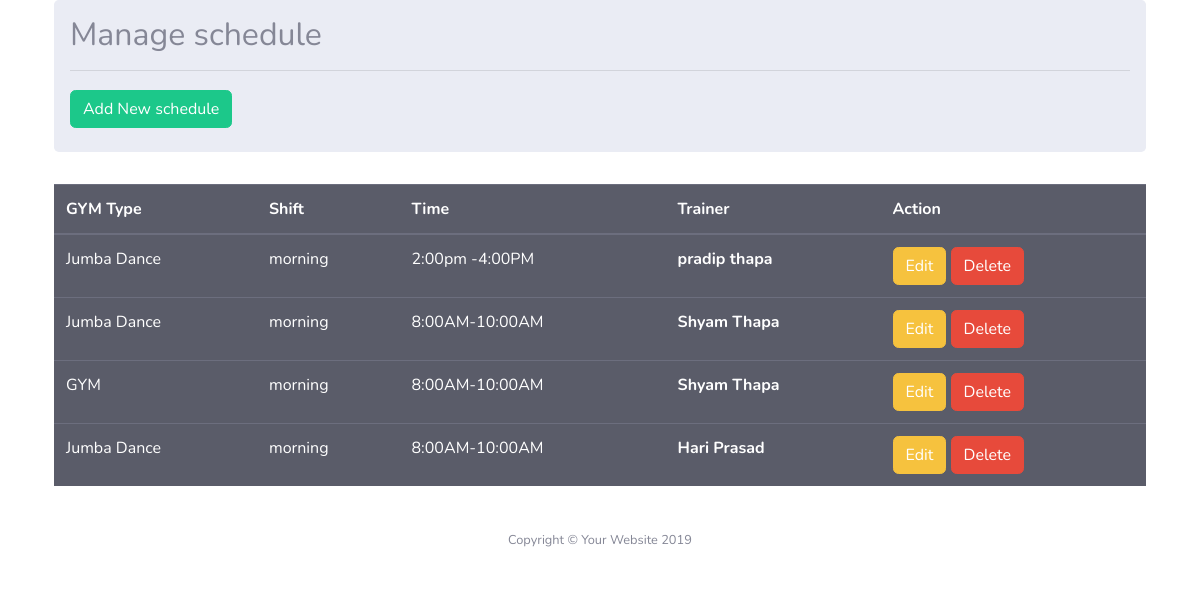
The app's page /GYM/schedule/2, older data.
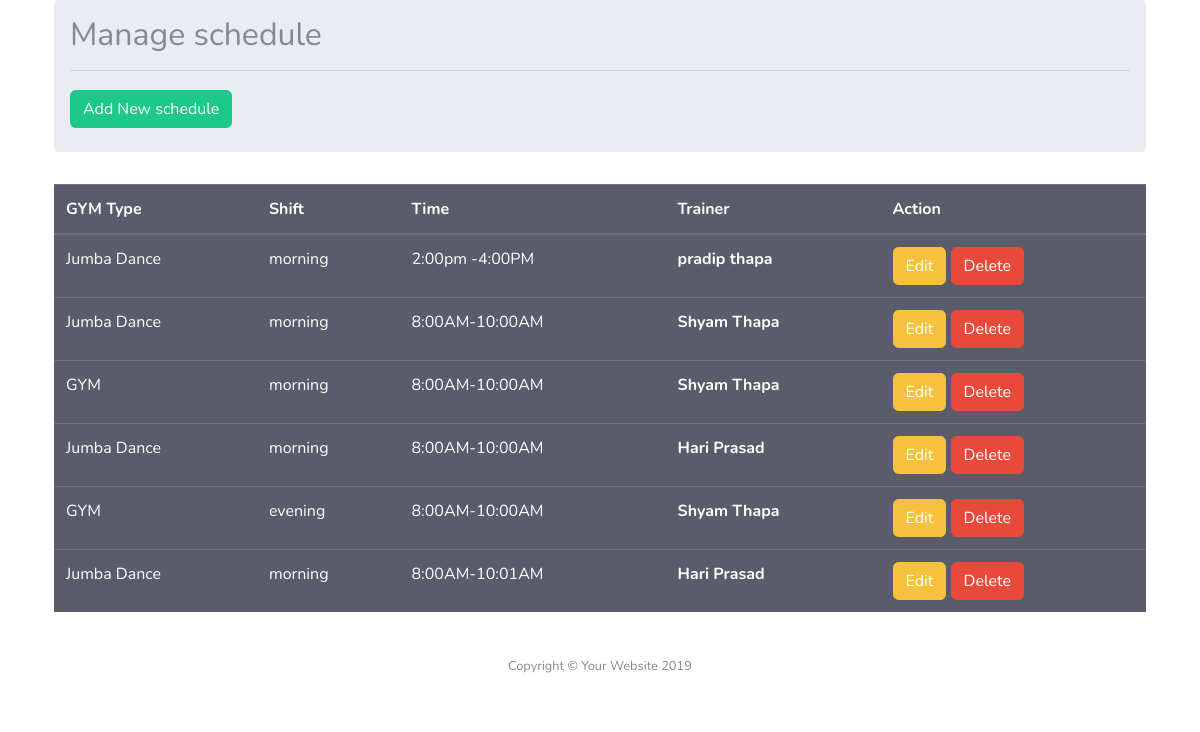
The same page, newer data.
### GYM/models.py (models this page shows, shortened)
class Schedule(models.Model):
    type=models.CharField(max_length=20)
    shift=models.CharField( max_length=50,default='Moring',choices=(('morning','Moring'),('afternoon','Afternoon'),('evening','Evening')))
    time=models.CharField(max_length=20)
    trainer=models.ForeignKey(on_delete=CASCADE,to=Trainers, null=True, blank=True)
    gym = models.ForeignKey(to=GymInfromation,on_delete=CASCADE, null=True, blank=True)

class Trainers(models.Model):
    name=models.CharField(max_length=20)
    phone_regex = RegexValidator(regex=r'^\+?1?\d{9,15}$', message="Phone number must be entered in the format: '+999999999'. Up to 15 digits allowed.")
    phone_number = models.CharField(validators=[phone_regex], max_length=17, blank=True) # validators should be a list
    age=models.CharField(max_length=20)
    trainer_type=models.CharField(max_length=20)
    pic=models.ImageField(upload_to='images', null=True, blank=True)
    address=models.CharField(max_length=20)
    gym = models.ForeignKey(to=GymInfromation,on_delete=CASCADE, null=True, blank=True)
    about=models.TextField()
    def __str__(self):
        return self.name

### GYM/views.py (the view)
# urls.py: path('schedule/<int:id>',views.schedule,name='schedule'),
def schedule(request, id):
    data=Schedule.objects.all().prefetch_related().filter(gym__pk=id)
    trainers = Trainers.objects.all()
    schedule_form=ScheduleForm()
    request.session['gym_id']=id
    contex={
        'datas':data,
        'form':schedule_form,
        'trainers':trainers
    }
    return render(request,'gymadmin/schedule.html',contex)

### App/models.py (called while the page is built)
    def __str__(self):
        return self.name

### GYM/templates/gymadmin/schedule.html (shortened to what this page needs)
{% extends 'gymadmin/base.html'%}
{% block content %}
    <div class="container">
        <div class="row">
          <div class=" col md-12">
            <div class=" jumbotron p-3">
              <h2>Manage schedule<hr><button type="button" class="btn btn-success  pull-right " data-toggle="modal"
                  data-target="#myModal">Add New schedule</button></h2>
              </div>
              <table class="table table-dark">
                <thead>
                  <tr>
                    <th scope="col">GYM Type</th>
                    <th scope="col">Shift</th>
                    <th scope="col">Time</th>
                    <th scope="col">Trainer</th>
                    <th scope="col">Action</th>
                  </tr>
                </thead>
                <tbody>
                  {% for now in datas %}
                  <tr>
                    <td>{{now.type}}</td>
                    <td>{{now.shift}}</td>
                    <td>{{now.time}}</td>
                    <th>{{now.trainer}}</th>
                    <td>
                      <a href="#" class="btn btn-warning btn-xs" data-toggle="modal"
                        data-target="#modaledit{{now.id}}">Edit</a>
                      <a href="/GYM/delete/{{ now.id }}" class="btn btn-danger btn-xs"
                        onclick="return confirm('Are You Sure For Delete?')">Delete</a>
                    </td>
                  </tr>
                  {% endfor %}
                </tbody>
              </table>
            </div>
          </div>
        </div>
    {% endblock %}

### GYM/templates/gymadmin/base.html (shortened to what this page needs)
{% load static %}
<!DOCTYPE html>
<html lang="en">
<head>
  <link href="{% static 'vendor/fontawesome-free/css/all.min.css' %}" rel="stylesheet" type="text/css">
  <link href="{% static 'css/sb-admin-2.min.css' %}" rel="stylesheet">
</head>
<body id="page-top">
        {% block content %}
        {% endblock %}
  <footer class="sticky-footer bg-white">
    <div class="container my-auto">
      <div class="copyright text-center my-auto">
        <span>Copyright &copy; Your Website 2019</span>
      </div>
    </div>
  </footer>
</body>
</html>

Row changes from the older to the newer data that the page shows:
added Schedule: type "GYM", shift "evening", time "8:00AM-10:00AM", trainer "Shyam Thapa"
added Schedule: type "Jumba Dance", shift "morning", time "8:00AM-10:01AM", trainer "Hari Prasad"
